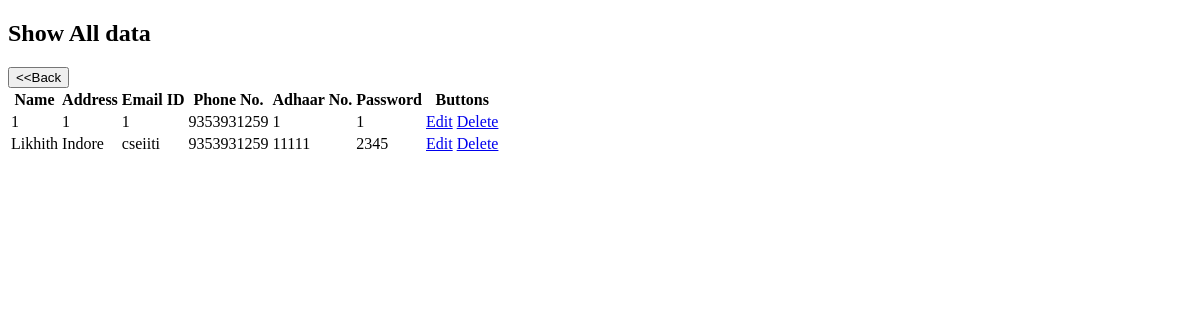
The page /show on the database as committed earlier.
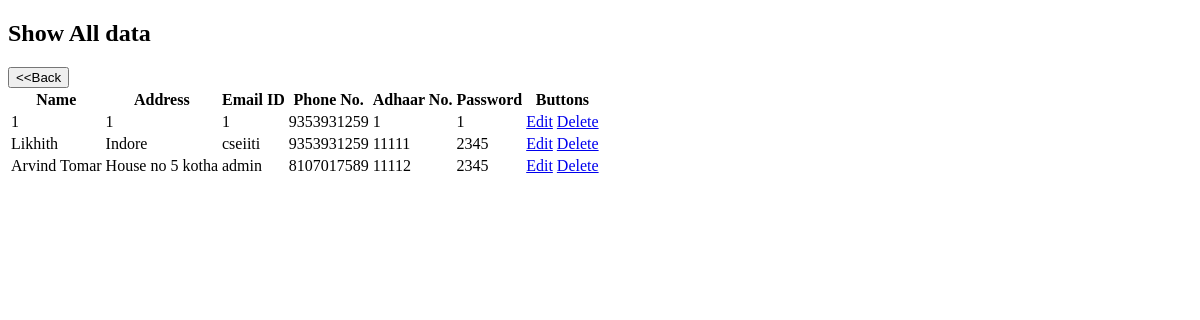
The same page on the database as committed later.
### app_1/models.py (models this page shows, shortened)
class Entry(models.Model):
    name=models.CharField(max_length=30,default="lr")
    address=models.CharField(max_length=30)
    email=models.CharField(max_length=30)
    phone=models.CharField(max_length=30)
    adhaar=models.CharField(max_length=12,primary_key=True)
    pass1=models.CharField(max_length=30)

### app_1/views.py (the view)
# urls.py: path('show',views.show),
def show(request):
    data=Entry.objects.all()
    return render(request,"show.html",{'data': data})

### templates/show.html (shortened to what this page needs)
<!DOCTYPE html>
{% load static %}
<html>
    <head>
        <link rel="stylesheet" href="./static/show.css">
    </head>
    <body>
        <h2 id="head">Show All data</h2>
        <div id="SecondDiv">
            <form action="/">
                <input type="submit" value="<<Back">
            </form>
        </div>
        <div id="OneDiv">
            <table class="center">
                <thead>
                    <th>Name</th>
                    <th>Address</th>
                    <th>Email ID</th>
                    <th>Phone No.</th>
                    <th>Adhaar No.</th>
                    <th>Password</th>
                    <th>Buttons</th>
                </thead>
                {% for d in data %}
                <tr>
                    <td>{{d.name}}</td>
                    <td>{{d.address}}</td>
                    <td>{{d.email}}</td>
                    <td>{{d.phone}}</td>
                    <td>{{d.adhaar}}</td>
                    <td>{{d.pass1}}</td>
                    <td>
                        <a href="/edit?adhaar={{d.adhaar}}">Edit</a>
                        <a href="/delete?adhaar={{d.adhaar}}">Delete</a>
                    </td>
                </tr>
                {% endfor %}
            </table>
        </div>
    </body>
</html>

Rows that differ between the two databases and show on the page:
added Entry: name "Arvind Tomar", address "House no 5 kotha", email "admin", phone "8107017589", adhaar "11112", pass1 "2345"
